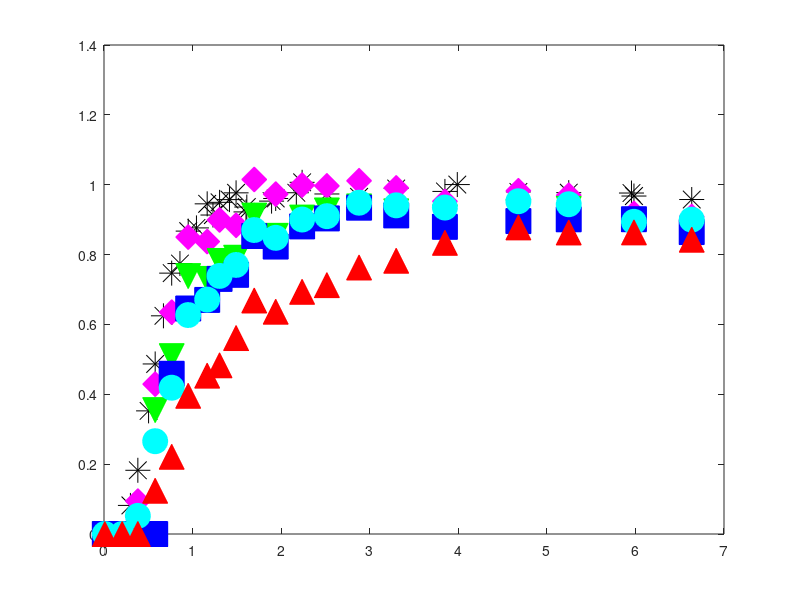

Reproduce this figure in MATLAB. (Note: this script raises an error after producing the figure.)
clear

%first-type BC;
%kinetic model;
%see Van Genuchten pg. 16 and 28:



%data = csvread('ObjC_1_gas.csv',1,0);
data = csvread('Obj1b_part1_gas.csv',1,0);
data_time = data(:,1).*60; %time in sec
ethane = data(:,2);
helium = data(:,3);
n2o = data(:,4);
sf6 = data(:,5);
ch4 = data(:,6);



data_br = csvread('Obj1b_part1_br.csv',1,0);
%data_br = csvread('Obj1b_br.csv',1,0);
Br_time = data_br(:,1).*60
Br = data_br(:,2);


C_o = 1; %dimensionless
t = 0:50:50000;   %default delta t is 25
D = 2.75e-06; 


%2.69e-6, dispersion coefficients, m2/s, default 5e-7; determined from bromide only.
    %%%%%%3.1e-6 for bromide
v_m = 7.125e-5;  

%velocity, 7.09e-5,  m/s, default 1e-4 m/s
    %%%%%%%3e-5 for bromide
    %try 1.19e-4 to 1.43e-4, expected values based on reactor geometry +
    %porosity
L = .3;
theta_m = 0.586; %mobile phase volume (dynamic, macropores)
theta_im = 0.31; %immobile phase volume (stagnant, micropores)
phi_m = theta_m/(theta_m + theta_im)  %fraction of liquid phase that is mobile

P = v_m*L/D; %Peclet number
PV = v_m.*t.*phi_m./L;     %pore volumes, tau in equations in Table 2 in Van Genuchten
data_PV_br = v_m.*Br_time.*phi_m./L;

data_PV = v_m.*data_time.*phi_m./L

data_PV_br_plot = v_m.*Br_time.*phi_m./L


figure(11)
clf
h1 = plot(data_PV_br_plot, Br, '*k','MarkerSize', 18)
hold on
h2 = plot(data_PV, n2o, 'dm','MarkerFaceColor', 'm', 'MarkerSize', 18)
hold on
h3 = plot(data_PV, sf6, 'vg','MarkerFaceColor', 'g', 'MarkerSize', 18)
hold on
h4 = plot(data_PV, ethane, 'sb','MarkerFaceColor', 'b', 'MarkerSize', 18)
hold on
h5 = plot(data_PV, ch4, 'oc','MarkerFaceColor', 'c', 'MarkerSize', 18)
hold on
h6 = plot(data_PV, helium, '^r','MarkerFaceColor', 'r', 'MarkerSize', 18)
hold on





measured = Br; %define which solute you are modeling

%fit parameters:
%R = 2;      %MUST BE > 1
%alpha = 1e-3;    %rate constant, try starting in the range 5e-4 to 5e-3

                    %1/s, 100 d^-1 from Geistlinger (2005) = 1e-3 1/s
                    %vulava has 5e-4 - 1e-3  1/s for alpha for SF6, so
                    %probably faster for Helium, N2O
                    %velocity in bioreactor on the order of .003 m/s, much slower than in Vulava, so 
                    %expect lower alpha
%for determination of R-squared:



%dimensionless parameters
%defined in Van Genuchten pg. 15, with the exception of w, beta, and R
%For w and beta, defined on pg. 28 for one-site kinetic
%non-equilibrium adsorption.  For R, comes from Fry et al. (1994) and Vulava et al. (2002): 
%R = 1 + KH*(Vg/Vw)   %use this with specific K_H values to determine Vg/Vw
%based on fit R parameter




R = 1.000001; %ethane 2.7
%R = [1.1:0.02:1.2];
%R_m = [1.1:0.1:2.8];
R_m = 1.000001;
alpha = 1e-4;  %ethane 1.3e-4
%alpha = [1e-5 1e-6 1e-7 1e-8 1e-9];%8e-6:4e-6:8e-5];

loopcnt = 0;

results_matrix = zeros(length(R)*length(alpha),5);
%column 1 of results_matrix is loopcnt
%column 2 of results_matrix is R
%column 3 of results_matrix is R_m
%column 4 of results_matrix is alpha
%column 5 of results_matrix is sum of squared residuals




for j = 1:length(R)
    
    for k = 1:length(alpha)
        
        for l = 1:length(R_m)
        
        
w = alpha(k)*L*(R(j)-1)/(v_m*theta_m);
beta = phi_m*R_m(l)/R(j);



%G term in Van Genuchten, equation SI-1 in Table 2:
G_T = .5 *  erfc( sqrt(P./(4.*beta.*R(j).*PV)).*(beta*R(j)-PV)) + .5*exp(P).*erfc( sqrt (P./(4.*beta.*R(j).*PV) ).*(beta*R(j) + PV) );
%IMPORTANT NOTE: Equation SI-1 in Table 2 has the final term as beta*R-tau.
%I think this is an error and that it should be beta*R+tau.  At the top of page 18 they note: 
%"Expressions for G(T) in Table 2 follow from those given in Table 1 by replacing T by
%tau and R by (beta*R).  In Table 1, the final term is R+T, so based on
%their statement the final term should be B*R+tau.
%This is how it is coded above, and this equation gives an effluent C
%ranging from 0 to 1, while the original equation from Van Genuchten has an
%effluent C ranging from 0 to a number much greater than 1.

%exponential term multiplied by G
term = exp(-w.*PV/(beta*R(j)));

%some figures to visualize how each of these terms are affected by
%different fit parameters:
%use these to troubleshoot problems if the model acts weird with certain
%paremeters.
%figure(5)
%plot(PV,term)
%title('Term')

integrand_vec = zeros(1,length(PV));

delta_tau = 0.001;   %tau time increment, also d_tau dummy variable
                    %default .001

for i = 2:length(PV);  %2:length(PV)
    
    tau = [0:delta_tau:PV(i)];
    
G_tau = .5 *  erfc( sqrt(P./(4.*beta.*R(j).*tau)).*(beta*R(j)-tau)) + .5*exp(P).*erfc( sqrt (P./(4.*beta.*R(j).*tau) ).*(beta*R(j) + tau) );
    
    a = w.*tau;
    b = w.*(PV(i) - tau)./( (1 - beta)*R(j) );
    
    squig = 2*sqrt(a.*b);
    
%In equation 36, the I_0 and I_1 are modified bessel functions, see
%notation on pg. 50-51
I_0 = besseli(0,squig);  %modified bessel function of the first kind, order 0
I_1 = besseli(1,squig);  %modified bessel function of the first kind, order 1
    
%H term defined by Equation 36:
H = exp(-a-b).* ( I_0/beta + (squig.*I_1)./(2.*b.*(1-beta)) );


prod = G_tau.*H;

integrand = delta_tau*trapz(prod(1:length(prod)-1));   %last element of product is NaN, since the last element of H is NaN ...
                                                    %due to division by 0
                                                    %in b term
integrand_vec(i) = integrand;


end


%first_term = G_T.*term;
%figure(14)
%plot(PV,first_term)
%title('G*exp term')

%C = G(1:length(G)-1).*term(1:length(term)-1) + (w/R).*ConvInt;   %equation 35 in van genuchten
C = G_T.*term + w/R(j) .* integrand_vec;


%find indices in PV that are closest PV to data: 
edges = [-Inf, mean([PV(2:end); PV(1:end-1)]), +Inf];
%I = discretize(data_PV_br, edges);
I = discretize(data_PV_br, edges);

RSS = sum((C(I) - measured').^2)


loopcnt = loopcnt + 1

     results_matrix(loopcnt,1) = loopcnt;
     results_matrix(loopcnt,2) = R(j);
     results_matrix(loopcnt,3) = R_m(l);
     results_matrix(loopcnt,4) = alpha(k);
     results_matrix(loopcnt,5) = RSS;

    end
    
    end

end


plot(PV, C,'-k', 'LineWidth',1.5)
hold on



%%%End of Br






measured = n2o; %define which solute you are modeling

%fit parameters:
%R = 2;      %MUST BE > 1
%alpha = 1e-3;    %rate constant, try starting in the range 5e-4 to 5e-3

                    %1/s, 100 d^-1 from Geistlinger (2005) = 1e-3 1/s
                    %vulava has 5e-4 - 1e-3  1/s for alpha for SF6, so
                    %probably faster for Helium, N2O
                    %velocity in bioreactor on the order of .003 m/s, much slower than in Vulava, so 
                    %expect lower alpha
%for determination of R-squared:



%dimensionless parameters
%defined in Van Genuchten pg. 15, with the exception of w, beta, and R
%For w and beta, defined on pg. 28 for one-site kinetic
%non-equilibrium adsorption.  For R, comes from Fry et al. (1994) and Vulava et al. (2002): 
%R = 1 + KH*(Vg/Vw)   %use this with specific K_H values to determine Vg/Vw
%based on fit R parameter




R = 1.18; %ethane 2.7
%R = [1.1:0.02:1.2];
%R_m = [1.1:0.1:2.8];
R_m = 1.08;
alpha = 2.4e-5;  %ethane 1.3e-4
%alpha = [1e-5 1e-6 1e-7 1e-8 1e-9];%8e-6:4e-6:8e-5];

loopcnt = 0;

results_matrix = zeros(length(R)*length(alpha),5);
%column 1 of results_matrix is loopcnt
%column 2 of results_matrix is R
%column 3 of results_matrix is R_m
%column 4 of results_matrix is alpha
%column 5 of results_matrix is sum of squared residuals




for j = 1:length(R)
    
    for k = 1:length(alpha)
        
        for l = 1:length(R_m)
        
        
w = alpha(k)*L*(R(j)-1)/(v_m*theta_m);
beta = phi_m*R_m(l)/R(j);



%G term in Van Genuchten, equation SI-1 in Table 2:
G_T = .5 *  erfc( sqrt(P./(4.*beta.*R(j).*PV)).*(beta*R(j)-PV)) + .5*exp(P).*erfc( sqrt (P./(4.*beta.*R(j).*PV) ).*(beta*R(j) + PV) );
%IMPORTANT NOTE: Equation SI-1 in Table 2 has the final term as beta*R-tau.
%I think this is an error and that it should be beta*R+tau.  At the top of page 18 they note: 
%"Expressions for G(T) in Table 2 follow from those given in Table 1 by replacing T by
%tau and R by (beta*R).  In Table 1, the final term is R+T, so based on
%their statement the final term should be B*R+tau.
%This is how it is coded above, and this equation gives an effluent C
%ranging from 0 to 1, while the original equation from Van Genuchten has an
%effluent C ranging from 0 to a number much greater than 1.

%exponential term multiplied by G
term = exp(-w.*PV/(beta*R(j)));

%some figures to visualize how each of these terms are affected by
%different fit parameters:
%use these to troubleshoot problems if the model acts weird with certain
%paremeters.
%figure(5)
%plot(PV,term)
%title('Term')

integrand_vec = zeros(1,length(PV));

delta_tau = 0.001;   %tau time increment, also d_tau dummy variable
                    %default .001

for i = 2:length(PV);  %2:length(PV)
    
    tau = [0:delta_tau:PV(i)];
    
G_tau = .5 *  erfc( sqrt(P./(4.*beta.*R(j).*tau)).*(beta*R(j)-tau)) + .5*exp(P).*erfc( sqrt (P./(4.*beta.*R(j).*tau) ).*(beta*R(j) + tau) );
    
    a = w.*tau;
    b = w.*(PV(i) - tau)./( (1 - beta)*R(j) );
    
    squig = 2*sqrt(a.*b);
    
%In equation 36, the I_0 and I_1 are modified bessel functions, see
%notation on pg. 50-51
I_0 = besseli(0,squig);  %modified bessel function of the first kind, order 0
I_1 = besseli(1,squig);  %modified bessel function of the first kind, order 1
    
%H term defined by Equation 36:
H = exp(-a-b).* ( I_0/beta + (squig.*I_1)./(2.*b.*(1-beta)) );


prod = G_tau.*H;

integrand = delta_tau*trapz(prod(1:length(prod)-1));   %last element of product is NaN, since the last element of H is NaN ...
                                                    %due to division by 0
                                                    %in b term
integrand_vec(i) = integrand;


end


%first_term = G_T.*term;
%figure(14)
%plot(PV,first_term)
%title('G*exp term')

%C = G(1:length(G)-1).*term(1:length(term)-1) + (w/R).*ConvInt;   %equation 35 in van genuchten
C = G_T.*term + w/R(j) .* integrand_vec;


%find indices in PV that are closest PV to data: 
edges = [-Inf, mean([PV(2:end); PV(1:end-1)]), +Inf];
%I = discretize(data_PV_br, edges);
I = discretize(data_PV, edges);

RSS = sum((C(I) - measured').^2)


loopcnt = loopcnt + 1

     results_matrix(loopcnt,1) = loopcnt;
     results_matrix(loopcnt,2) = R(j);
     results_matrix(loopcnt,3) = R_m(l);
     results_matrix(loopcnt,4) = alpha(k);
     results_matrix(loopcnt,5) = RSS;

    end
    
    end

end


plot(PV, C,'-m', 'LineWidth',1.5)
hold on



%%%End of N2O



measured = sf6; %define which solute you are modeling

%fit parameters:
%R = 2;      %MUST BE > 1
%alpha = 1e-3;    %rate constant, try starting in the range 5e-4 to 5e-3

                    %1/s, 100 d^-1 from Geistlinger (2005) = 1e-3 1/s
                    %vulava has 5e-4 - 1e-3  1/s for alpha for SF6, so
                    %probably faster for Helium, N2O
                    %velocity in bioreactor on the order of .003 m/s, much slower than in Vulava, so 
                    %expect lower alpha
%for determination of R-squared:



%dimensionless parameters
%defined in Van Genuchten pg. 15, with the exception of w, beta, and R
%For w and beta, defined on pg. 28 for one-site kinetic
%non-equilibrium adsorption.  For R, comes from Fry et al. (1994) and Vulava et al. (2002): 
%R = 1 + KH*(Vg/Vw)   %use this with specific K_H values to determine Vg/Vw
%based on fit R parameter




R = 18; %ethane 2.7
%R = [1.1:0.02:1.2];
%R_m = [1.1:0.1:2.8];
R_m = 1.3;
alpha = 8e-7;  %ethane 1.3e-4
%alpha = [1e-5 1e-6 1e-7 1e-8 1e-9];%8e-6:4e-6:8e-5];

loopcnt = 0;

results_matrix = zeros(length(R)*length(alpha),5);
%column 1 of results_matrix is loopcnt
%column 2 of results_matrix is R
%column 3 of results_matrix is R_m
%column 4 of results_matrix is alpha
%column 5 of results_matrix is sum of squared residuals




for j = 1:length(R)
    
    for k = 1:length(alpha)
        
        for l = 1:length(R_m)
        
        
w = alpha(k)*L*(R(j)-1)/(v_m*theta_m);
beta = phi_m*R_m(l)/R(j);



%G term in Van Genuchten, equation SI-1 in Table 2:
G_T = .5 *  erfc( sqrt(P./(4.*beta.*R(j).*PV)).*(beta*R(j)-PV)) + .5*exp(P).*erfc( sqrt (P./(4.*beta.*R(j).*PV) ).*(beta*R(j) + PV) );
%IMPORTANT NOTE: Equation SI-1 in Table 2 has the final term as beta*R-tau.
%I think this is an error and that it should be beta*R+tau.  At the top of page 18 they note: 
%"Expressions for G(T) in Table 2 follow from those given in Table 1 by replacing T by
%tau and R by (beta*R).  In Table 1, the final term is R+T, so based on
%their statement the final term should be B*R+tau.
%This is how it is coded above, and this equation gives an effluent C
%ranging from 0 to 1, while the original equation from Van Genuchten has an
%effluent C ranging from 0 to a number much greater than 1.

%exponential term multiplied by G
term = exp(-w.*PV/(beta*R(j)));

%some figures to visualize how each of these terms are affected by
%different fit parameters:
%use these to troubleshoot problems if the model acts weird with certain
%paremeters.
%figure(5)
%plot(PV,term)
%title('Term')

integrand_vec = zeros(1,length(PV));

delta_tau = 0.001;   %tau time increment, also d_tau dummy variable
                    %default .001

for i = 2:length(PV);  %2:length(PV)
    
    tau = [0:delta_tau:PV(i)];
    
G_tau = .5 *  erfc( sqrt(P./(4.*beta.*R(j).*tau)).*(beta*R(j)-tau)) + .5*exp(P).*erfc( sqrt (P./(4.*beta.*R(j).*tau) ).*(beta*R(j) + tau) );
    
    a = w.*tau;
    b = w.*(PV(i) - tau)./( (1 - beta)*R(j) );
    
    squig = 2*sqrt(a.*b);
    
%In equation 36, the I_0 and I_1 are modified bessel functions, see
%notation on pg. 50-51
I_0 = besseli(0,squig);  %modified bessel function of the first kind, order 0
I_1 = besseli(1,squig);  %modified bessel function of the first kind, order 1
    
%H term defined by Equation 36:
H = exp(-a-b).* ( I_0/beta + (squig.*I_1)./(2.*b.*(1-beta)) );


prod = G_tau.*H;

integrand = delta_tau*trapz(prod(1:length(prod)-1));   %last element of product is NaN, since the last element of H is NaN ...
                                                    %due to division by 0
                                                    %in b term
integrand_vec(i) = integrand;


end


%first_term = G_T.*term;
%figure(14)
%plot(PV,first_term)
%title('G*exp term')

%C = G(1:length(G)-1).*term(1:length(term)-1) + (w/R).*ConvInt;   %equation 35 in van genuchten
C = G_T.*term + w/R(j) .* integrand_vec;


%find indices in PV that are closest PV to data: 
edges = [-Inf, mean([PV(2:end); PV(1:end-1)]), +Inf];
%I = discretize(data_PV_br, edges);
I = discretize(data_PV, edges);

RSS = sum((C(I) - measured').^2)


loopcnt = loopcnt + 1

     results_matrix(loopcnt,1) = loopcnt;
     results_matrix(loopcnt,2) = R(j);
     results_matrix(loopcnt,3) = R_m(l);
     results_matrix(loopcnt,4) = alpha(k);
     results_matrix(loopcnt,5) = RSS;

    end
    
    end

end


plot(PV, C,'-g', 'LineWidth',1.5)
hold on



%%%End of SF6








measured = ethane; %define which solute you are modeling

%fit parameters:
%R = 2;      %MUST BE > 1
%alpha = 1e-3;    %rate constant, try starting in the range 5e-4 to 5e-3

                    %1/s, 100 d^-1 from Geistlinger (2005) = 1e-3 1/s
                    %vulava has 5e-4 - 1e-3  1/s for alpha for SF6, so
                    %probably faster for Helium, N2O
                    %velocity in bioreactor on the order of .003 m/s, much slower than in Vulava, so 
                    %expect lower alpha
%for determination of R-squared:



%dimensionless parameters
%defined in Van Genuchten pg. 15, with the exception of w, beta, and R
%For w and beta, defined on pg. 28 for one-site kinetic
%non-equilibrium adsorption.  For R, comes from Fry et al. (1994) and Vulava et al. (2002): 
%R = 1 + KH*(Vg/Vw)   %use this with specific K_H values to determine Vg/Vw
%based on fit R parameter




R = 3.5; %ethane 2.7
%R = [1.1:0.02:1.2];
%R_m = [1.1:0.1:2.8];
R_m = 1.6;
alpha = 5.5e-6;  %ethane 1.3e-4
%alpha = [1e-5 1e-6 1e-7 1e-8 1e-9];%8e-6:4e-6:8e-5];

loopcnt = 0;

results_matrix = zeros(length(R)*length(alpha),5);
%column 1 of results_matrix is loopcnt
%column 2 of results_matrix is R
%column 3 of results_matrix is R_m
%column 4 of results_matrix is alpha
%column 5 of results_matrix is sum of squared residuals




for j = 1:length(R)
    
    for k = 1:length(alpha)
        
        for l = 1:length(R_m)
        
        
w = alpha(k)*L*(R(j)-1)/(v_m*theta_m);
beta = phi_m*R_m(l)/R(j);



%G term in Van Genuchten, equation SI-1 in Table 2:
G_T = .5 *  erfc( sqrt(P./(4.*beta.*R(j).*PV)).*(beta*R(j)-PV)) + .5*exp(P).*erfc( sqrt (P./(4.*beta.*R(j).*PV) ).*(beta*R(j) + PV) );
%IMPORTANT NOTE: Equation SI-1 in Table 2 has the final term as beta*R-tau.
%I think this is an error and that it should be beta*R+tau.  At the top of page 18 they note: 
%"Expressions for G(T) in Table 2 follow from those given in Table 1 by replacing T by
%tau and R by (beta*R).  In Table 1, the final term is R+T, so based on
%their statement the final term should be B*R+tau.
%This is how it is coded above, and this equation gives an effluent C
%ranging from 0 to 1, while the original equation from Van Genuchten has an
%effluent C ranging from 0 to a number much greater than 1.

%exponential term multiplied by G
term = exp(-w.*PV/(beta*R(j)));

%some figures to visualize how each of these terms are affected by
%different fit parameters:
%use these to troubleshoot problems if the model acts weird with certain
%paremeters.
%figure(5)
%plot(PV,term)
%title('Term')

integrand_vec = zeros(1,length(PV));

delta_tau = 0.001;   %tau time increment, also d_tau dummy variable
                    %default .001

for i = 2:length(PV);  %2:length(PV)
    
    tau = [0:delta_tau:PV(i)];
    
G_tau = .5 *  erfc( sqrt(P./(4.*beta.*R(j).*tau)).*(beta*R(j)-tau)) + .5*exp(P).*erfc( sqrt (P./(4.*beta.*R(j).*tau) ).*(beta*R(j) + tau) );
    
    a = w.*tau;
    b = w.*(PV(i) - tau)./( (1 - beta)*R(j) );
    
    squig = 2*sqrt(a.*b);
    
%In equation 36, the I_0 and I_1 are modified bessel functions, see
%notation on pg. 50-51
I_0 = besseli(0,squig);  %modified bessel function of the first kind, order 0
I_1 = besseli(1,squig);  %modified bessel function of the first kind, order 1
    
%H term defined by Equation 36:
H = exp(-a-b).* ( I_0/beta + (squig.*I_1)./(2.*b.*(1-beta)) );


prod = G_tau.*H;

integrand = delta_tau*trapz(prod(1:length(prod)-1));   %last element of product is NaN, since the last element of H is NaN ...
                                                    %due to division by 0
                                                    %in b term
integrand_vec(i) = integrand;


end


%first_term = G_T.*term;
%figure(14)
%plot(PV,first_term)
%title('G*exp term')

%C = G(1:length(G)-1).*term(1:length(term)-1) + (w/R).*ConvInt;   %equation 35 in van genuchten
C = G_T.*term + w/R(j) .* integrand_vec;


%find indices in PV that are closest PV to data: 
edges = [-Inf, mean([PV(2:end); PV(1:end-1)]), +Inf];
%I = discretize(data_PV_br, edges);
I = discretize(data_PV, edges);

RSS = sum((C(I) - measured').^2)


loopcnt = loopcnt + 1

     results_matrix(loopcnt,1) = loopcnt;
     results_matrix(loopcnt,2) = R(j);
     results_matrix(loopcnt,3) = R_m(l);
     results_matrix(loopcnt,4) = alpha(k);
     results_matrix(loopcnt,5) = RSS;

    end
    
    end

end


plot(PV, C,'-b', 'LineWidth',1.5)
hold on



%%%End of Ethane







measured = ch4; %define which solute you are modeling

%fit parameters:
%R = 2;      %MUST BE > 1
%alpha = 1e-3;    %rate constant, try starting in the range 5e-4 to 5e-3

                    %1/s, 100 d^-1 from Geistlinger (2005) = 1e-3 1/s
                    %vulava has 5e-4 - 1e-3  1/s for alpha for SF6, so
                    %probably faster for Helium, N2O
                    %velocity in bioreactor on the order of .003 m/s, much slower than in Vulava, so 
                    %expect lower alpha
%for determination of R-squared:



%dimensionless parameters
%defined in Van Genuchten pg. 15, with the exception of w, beta, and R
%For w and beta, defined on pg. 28 for one-site kinetic
%non-equilibrium adsorption.  For R, comes from Fry et al. (1994) and Vulava et al. (2002): 
%R = 1 + KH*(Vg/Vw)   %use this with specific K_H values to determine Vg/Vw
%based on fit R parameter




R = 3.9; %ethane 2.7
%R = [1.1:0.02:1.2];
%R_m = [1.1:0.1:2.8];
R_m = 1.3;
alpha = 5.5e-6;  %ethane 1.3e-4
%alpha = [1e-5 1e-6 1e-7 1e-8 1e-9];%8e-6:4e-6:8e-5];

loopcnt = 0;

results_matrix = zeros(length(R)*length(alpha),5);
%column 1 of results_matrix is loopcnt
%column 2 of results_matrix is R
%column 3 of results_matrix is R_m
%column 4 of results_matrix is alpha
%column 5 of results_matrix is sum of squared residuals




for j = 1:length(R)
    
    for k = 1:length(alpha)
        
        for l = 1:length(R_m)
        
        
w = alpha(k)*L*(R(j)-1)/(v_m*theta_m);
beta = phi_m*R_m(l)/R(j);



%G term in Van Genuchten, equation SI-1 in Table 2:
G_T = .5 *  erfc( sqrt(P./(4.*beta.*R(j).*PV)).*(beta*R(j)-PV)) + .5*exp(P).*erfc( sqrt (P./(4.*beta.*R(j).*PV) ).*(beta*R(j) + PV) );
%IMPORTANT NOTE: Equation SI-1 in Table 2 has the final term as beta*R-tau.
%I think this is an error and that it should be beta*R+tau.  At the top of page 18 they note: 
%"Expressions for G(T) in Table 2 follow from those given in Table 1 by replacing T by
%tau and R by (beta*R).  In Table 1, the final term is R+T, so based on
%their statement the final term should be B*R+tau.
%This is how it is coded above, and this equation gives an effluent C
%ranging from 0 to 1, while the original equation from Van Genuchten has an
%effluent C ranging from 0 to a number much greater than 1.

%exponential term multiplied by G
term = exp(-w.*PV/(beta*R(j)));

%some figures to visualize how each of these terms are affected by
%different fit parameters:
%use these to troubleshoot problems if the model acts weird with certain
%paremeters.
%figure(5)
%plot(PV,term)
%title('Term')

integrand_vec = zeros(1,length(PV));

delta_tau = 0.001;   %tau time increment, also d_tau dummy variable
                    %default .001

for i = 2:length(PV);  %2:length(PV)
    
    tau = [0:delta_tau:PV(i)];
    
G_tau = .5 *  erfc( sqrt(P./(4.*beta.*R(j).*tau)).*(beta*R(j)-tau)) + .5*exp(P).*erfc( sqrt (P./(4.*beta.*R(j).*tau) ).*(beta*R(j) + tau) );
    
    a = w.*tau;
    b = w.*(PV(i) - tau)./( (1 - beta)*R(j) );
    
    squig = 2*sqrt(a.*b);
    
%In equation 36, the I_0 and I_1 are modified bessel functions, see
%notation on pg. 50-51
I_0 = besseli(0,squig);  %modified bessel function of the first kind, order 0
I_1 = besseli(1,squig);  %modified bessel function of the first kind, order 1
    
%H term defined by Equation 36:
H = exp(-a-b).* ( I_0/beta + (squig.*I_1)./(2.*b.*(1-beta)) );


prod = G_tau.*H;

integrand = delta_tau*trapz(prod(1:length(prod)-1));   %last element of product is NaN, since the last element of H is NaN ...
                                                    %due to division by 0
                                                    %in b term
integrand_vec(i) = integrand;


end


%first_term = G_T.*term;
%figure(14)
%plot(PV,first_term)
%title('G*exp term')

%C = G(1:length(G)-1).*term(1:length(term)-1) + (w/R).*ConvInt;   %equation 35 in van genuchten
C = G_T.*term + w/R(j) .* integrand_vec;


%find indices in PV that are closest PV to data: 
edges = [-Inf, mean([PV(2:end); PV(1:end-1)]), +Inf];
%I = discretize(data_PV_br, edges);
I = discretize(data_PV, edges);

RSS = sum((C(I) - measured').^2)


loopcnt = loopcnt + 1

     results_matrix(loopcnt,1) = loopcnt;
     results_matrix(loopcnt,2) = R(j);
     results_matrix(loopcnt,3) = R_m(l);
     results_matrix(loopcnt,4) = alpha(k);
     results_matrix(loopcnt,5) = RSS;

    end
    
    end

end


plot(PV, C,'-c', 'LineWidth',1.5)
hold on



%%%End of CH4







measured = helium; %define which solute you are modeling

%If Vg/Vw = .01, then
%R_He = 2
%R_SF6 = 2.5
%R_ethane = 1.2
%R_N2O = 1.015

%time units are in seconds;
%length units are in m;





%fit parameters:
%R = 2;      %MUST BE > 1
%alpha = 1e-3;    %rate constant, try starting in the range 5e-4 to 5e-3

                    %1/s, 100 d^-1 from Geistlinger (2005) = 1e-3 1/s
                    %vulava has 5e-4 - 1e-3  1/s for alpha for SF6, so
                    %probably faster for Helium, N2O
                    %velocity in bioreactor on the order of .003 m/s, much slower than in Vulava, so 
                    %expect lower alpha
%for determination of R-squared:



%dimensionless parameters
%defined in Van Genuchten pg. 15, with the exception of w, beta, and R
%For w and beta, defined on pg. 28 for one-site kinetic
%non-equilibrium adsorption.  For R, comes from Fry et al. (1994) and Vulava et al. (2002): 
%R = 1 + KH*(Vg/Vw)   %use this with specific K_H values to determine Vg/Vw
%based on fit R parameter




R = 15.8; %ethane 2.7
%R = [1.1:0.02:1.2];
%R_m = [1.1:0.1:2.8];
R_m = 1.05;
alpha = 9.5e-6;  %ethane 1.3e-4
%alpha = [1e-5 1e-6 1e-7 1e-8 1e-9];%8e-6:4e-6:8e-5];

loopcnt = 0;

results_matrix = zeros(length(R)*length(alpha),5);
%column 1 of results_matrix is loopcnt
%column 2 of results_matrix is R
%column 3 of results_matrix is R_m
%column 4 of results_matrix is alpha
%column 5 of results_matrix is sum of squared residuals




for j = 1:length(R)
    
    for k = 1:length(alpha)
        
        for l = 1:length(R_m)
        
        
w = alpha(k)*L*(R(j)-1)/(v_m*theta_m);
beta = phi_m*R_m(l)/R(j);



%G term in Van Genuchten, equation SI-1 in Table 2:
G_T = .5 *  erfc( sqrt(P./(4.*beta.*R(j).*PV)).*(beta*R(j)-PV)) + .5*exp(P).*erfc( sqrt (P./(4.*beta.*R(j).*PV) ).*(beta*R(j) + PV) );
%IMPORTANT NOTE: Equation SI-1 in Table 2 has the final term as beta*R-tau.
%I think this is an error and that it should be beta*R+tau.  At the top of page 18 they note: 
%"Expressions for G(T) in Table 2 follow from those given in Table 1 by replacing T by
%tau and R by (beta*R).  In Table 1, the final term is R+T, so based on
%their statement the final term should be B*R+tau.
%This is how it is coded above, and this equation gives an effluent C
%ranging from 0 to 1, while the original equation from Van Genuchten has an
%effluent C ranging from 0 to a number much greater than 1.

%exponential term multiplied by G
term = exp(-w.*PV/(beta*R(j)));

%some figures to visualize how each of these terms are affected by
%different fit parameters:
%use these to troubleshoot problems if the model acts weird with certain
%paremeters.
%figure(5)
%plot(PV,term)
%title('Term')

integrand_vec = zeros(1,length(PV));

delta_tau = 0.001;   %tau time increment, also d_tau dummy variable
                    %default .001

for i = 2:length(PV);  %2:length(PV)
    
    tau = [0:delta_tau:PV(i)];
    
G_tau = .5 *  erfc( sqrt(P./(4.*beta.*R(j).*tau)).*(beta*R(j)-tau)) + .5*exp(P).*erfc( sqrt (P./(4.*beta.*R(j).*tau) ).*(beta*R(j) + tau) );
    
    a = w.*tau;
    b = w.*(PV(i) - tau)./( (1 - beta)*R(j) );
    
    squig = 2*sqrt(a.*b);
    
%In equation 36, the I_0 and I_1 are modified bessel functions, see
%notation on pg. 50-51
I_0 = besseli(0,squig);  %modified bessel function of the first kind, order 0
I_1 = besseli(1,squig);  %modified bessel function of the first kind, order 1
    
%H term defined by Equation 36:
H = exp(-a-b).* ( I_0/beta + (squig.*I_1)./(2.*b.*(1-beta)) );


prod = G_tau.*H;

integrand = delta_tau*trapz(prod(1:length(prod)-1));   %last element of product is NaN, since the last element of H is NaN ...
                                                    %due to division by 0
                                                    %in b term
integrand_vec(i) = integrand;


end


%first_term = G_T.*term;
%figure(14)
%plot(PV,first_term)
%title('G*exp term')

%C = G(1:length(G)-1).*term(1:length(term)-1) + (w/R).*ConvInt;   %equation 35 in van genuchten
C = G_T.*term + w/R(j) .* integrand_vec;


%find indices in PV that are closest PV to data: 
edges = [-Inf, mean([PV(2:end); PV(1:end-1)]), +Inf];
%I = discretize(data_PV_br, edges);
I = discretize(data_PV, edges);

RSS = sum((C(I) - measured').^2)


loopcnt = loopcnt + 1

     results_matrix(loopcnt,1) = loopcnt;
     results_matrix(loopcnt,2) = R(j);
     results_matrix(loopcnt,3) = R_m(l);
     results_matrix(loopcnt,4) = alpha(k);
     results_matrix(loopcnt,5) = RSS;

    end
    
    end

end

plot(PV, C,'-r', 'LineWidth',1.5)
hold on


%%%End of helium





figure(111)
clf
%plot(PV, C,'-')
ylim([-0.1 1.1])
xlim([0 2])
ylabel('C/C_o')
xlabel('PV')

%column 1 of results_matrix is loopcnt
%column 2 of results_matrix is R
%column 3 of results_matrix is R_m
%column 4 of results_matrix is alpha
%column 5 of results_matrix is sum of squared residuals

y = [results_matrix(:,1)'; results_matrix(:,2)'; results_matrix(:,3)'; results_matrix(:,4)'; results_matrix(:,5)']
fileID = fopen('results_matrix.txt','w');
%fprintf(fileID, 'Exponential Function\n\n');
fprintf(fileID,'%0.3f %0.3e %0.3e %0.3e %0.4f\n',y);
fclose(fileID);




y = [PV; C];
fileID = fopen('exptable.txt','w');
%fprintf(fileID, 'Exponential Function\n\n');
fprintf(fileID,'%f %f\n',y);
fclose(fileID);



%find indices in PV that are closest PV to data: 
%edges = [-Inf, mean([PV(2:end); PV(1:end-1)]), +Inf];
%I = discretize(data_PV, edges);

%edges = [-Inf, mean([Br_time(2:end); Br_time(1:end-1)]), +Inf];
%I = discretize(Br_time, edges);



%find indices in PV that are closest PV to data: 
edges = [-Inf, mean([PV(2:end); PV(1:end-1)]), +Inf];
%I = discretize(data_PV_br, edges);
I = discretize(data_PV, edges);

RSS = sum((C(I) - measured').^2)
TSS = sum((measured - mean(measured)).^2)
R2 = 1 - (RSS/TSS)



figure(11)
%plot(PV, C,'--r')
ylim([-0.1 1.2])
xlim([0 7])
ylabel('C/C_o [-]')
xlabel('PV')
% text(.4, .8, sprintf('R = %0.2f', R))
% text(.4, .9, sprintf('alpha = %0.2e s^{-1}', alpha))
% text(.4, .7, sprintf('R^2 = %0.3f', R2))
% saveas(gcf,'output.eps','epsc')
%legend('Bromide','N_2O', 'SF_6', 'Ethane', 'Methane', 'Helium', 'Location', 'southeast'); %
%title('Abiotic, Stable, Woodchip')
set(gca, 'FontSize', 34);








